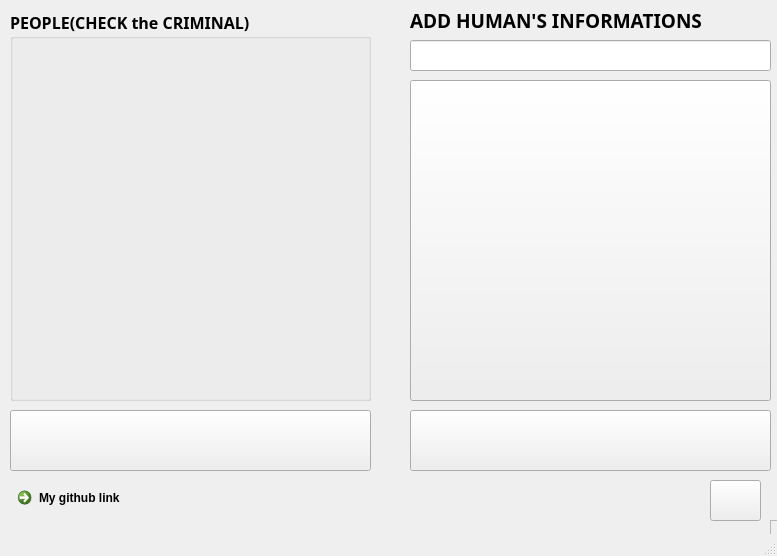
<?xml version="1.0" encoding="UTF-8"?>
<ui version="4.0">
 <class>MainWindow</class>
 <widget class="QMainWindow" name="MainWindow">
  <property name="geometry">
   <rect>
    <x>0</x>
    <y>0</y>
    <width>777</width>
    <height>556</height>
   </rect>
  </property>
  <property name="windowTitle">
   <string>MainWindow</string>
  </property>
  <widget class="QWidget" name="centralwidget">
   <widget class="QPushButton" name="pushButton2">
    <property name="geometry">
     <rect>
      <x>410</x>
      <y>410</y>
      <width>361</width>
      <height>61</height>
     </rect>
    </property>
    <property name="cursor">
     <cursorShape>PointingHandCursor</cursorShape>
    </property>
    <property name="text">
     <string/>
    </property>
    <property name="icon">
     <iconset>
      <normaloff>C:/Users/홍정훈 왕자/Downloads/add.png</normaloff>C:/Users/홍정훈 왕자/Downloads/add.png</iconset>
    </property>
    <property name="iconSize">
     <size>
      <width>20</width>
      <height>20</height>
     </size>
    </property>
   </widget>
   <widget class="QPushButton" name="pushButton1">
    <property name="geometry">
     <rect>
      <x>410</x>
      <y>80</y>
      <width>361</width>
      <height>321</height>
     </rect>
    </property>
    <property name="cursor">
     <cursorShape>PointingHandCursor</cursorShape>
    </property>
    <property name="text">
     <string/>
    </property>
    <property name="icon">
     <iconset>
      <normaloff>C:/Users/홍정훈 왕자/Downloads/user.png</normaloff>C:/Users/홍정훈 왕자/Downloads/user.png</iconset>
    </property>
    <property name="iconSize">
     <size>
      <width>200</width>
      <height>200</height>
     </size>
    </property>
   </widget>

   <!-- ✅ QGroupBox는 남겨두되 내부 체크박스는 삭제됨 -->
   <widget class="QGroupBox" name="PEOPLE">
    <property name="geometry">
     <rect>
      <x>10</x>
      <y>10</y>
      <width>361</width>
      <height>391</height>
     </rect>
    </property>
    <property name="font">
     <font>
      <family>Arial Black</family>
      <pointsize>12</pointsize>
      <weight>75</weight>
      <bold>true</bold>
     </font>
    </property>
    <property name="cursor">
     <cursorShape>PointingHandCursor</cursorShape>
    </property>
    <property name="title">
     <string>PEOPLE(CHECK the CRIMINAL)</string>
    </property>
   </widget>

   <widget class="QPushButton" name="pushButton3">
    <property name="geometry">
     <rect>
      <x>10</x>
      <y>410</y>
      <width>361</width>
      <height>61</height>
     </rect>
    </property>
    <property name="cursor">
     <cursorShape>PointingHandCursor</cursorShape>
    </property>
    <property name="text">
     <string/>
    </property>
    <property name="icon">
     <iconset>
      <normaloff>C:/Users/홍정훈 왕자/Downloads/trash.png</normaloff>C:/Users/홍정훈 왕자/Downloads/trash.png</iconset>
    </property>
    <property name="iconSize">
     <size>
      <width>40</width>
      <height>40</height>
     </size>
    </property>
   </widget>

   <widget class="QCommandLinkButton" name="link1">
    <property name="geometry">
     <rect>
      <x>10</x>
      <y>480</y>
      <width>211</width>
      <height>51</height>
     </rect>
    </property>
    <property name="cursor">
     <cursorShape>PointingHandCursor</cursorShape>
    </property>
    <property name="text">
     <string>My github link</string>
    </property>
    <property name="icon">
     <iconset>
      <normaloff>C:/Users/홍정훈 왕자/Downloads/github.png</normaloff>C:/Users/홍정훈 왕자/Downloads/github.png</iconset>
    </property>
   </widget>

   <widget class="QLineEdit" name="lineEdit1">
    <property name="geometry">
     <rect>
      <x>410</x>
      <y>40</y>
      <width>361</width>
      <height>31</height>
     </rect>
    </property>
    <property name="font">
     <font>
      <family>Arial Black</family>
      <pointsize>10</pointsize>
      <weight>75</weight>
      <bold>true</bold>
     </font>
    </property>
   </widget>

   <widget class="QLabel" name="label1">
    <property name="geometry">
     <rect>
      <x>410</x>
      <y>10</y>
      <width>351</width>
      <height>21</height>
     </rect>
    </property>
    <property name="font">
     <font>
      <family>Arial Black</family>
      <pointsize>14</pointsize>
      <weight>75</weight>
      <bold>true</bold>
     </font>
    </property>
    <property name="text">
     <string>ADD HUMAN'S INFORMATIONS</string>
    </property>
    <property name="textFormat">
     <enum>Qt::PlainText</enum>
    </property>
   </widget>

   <widget class="QFrame" name="frame">
    <property name="geometry">
     <rect>
      <x>770</x>
      <y>520</y>
      <width>20</width>
      <height>20</height>
     </rect>
    </property>
    <property name="frameShape">
     <enum>QFrame::StyledPanel</enum>
    </property>
    <property name="frameShadow">
     <enum>QFrame::Raised</enum>
    </property>
    <property name="lineWidth">
     <number>1</number>
    </property>
   </widget>

   <widget class="QPushButton" name="pushButton">
    <property name="geometry">
     <rect>
      <x>710</x>
      <y>480</y>
      <width>51</width>
      <height>41</height>
     </rect>
    </property>
    <property name="cursor">
     <cursorShape>PointingHandCursor</cursorShape>
    </property>
    <property name="text">
     <string/>
    </property>
    <property name="icon">
     <iconset>
      <normaloff>C:/Users/홍정훈 왕자/Downloads/play.png</normaloff>C:/Users/홍정훈 왕자/Downloads/play.png</iconset>
    </property>
   </widget>
  </widget>

  <widget class="QMenuBar" name="menubar">
   <property name="geometry">
    <rect>
     <x>0</x>
     <y>0</y>
     <width>777</width>
     <height>26</height>
    </rect>
   </property>
  </widget>
  <widget class="QStatusBar" name="statusbar"/>
 </widget>
 <resources/>
 <connections/>
</ui>
